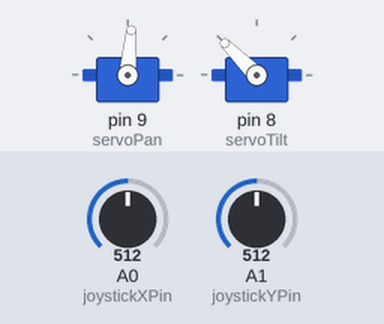
Bench run of a sketch on a simulated Arduino Uno, built with avr-gcc and run on an emulated ATmega328P. Parts: 2 × servo. The inputs (shaded band) are chosen by the test bench; at power-on: A0 (joystickXPin) = 512, A1 (joystickYPin) = 512.

Above: at 1.2 s.
1.3 s: A0 (joystickXPin) set to 716
At 2.2 s:
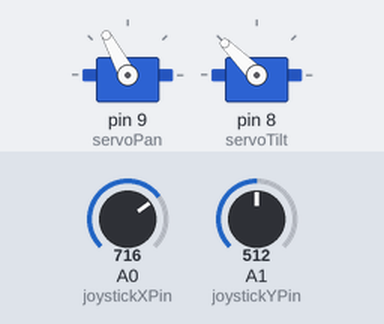
3.0 s: A1 (joystickYPin) set to 716
At 3.5 s:
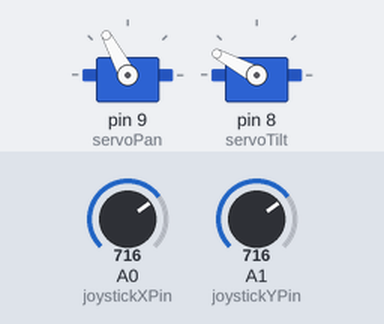
4.5 s: A0 (joystickXPin) set to 900
At 5.7 s:
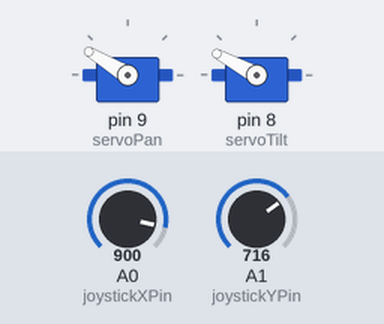
6.0 s: A1 (joystickYPin) set to 900
At 7.1 s:
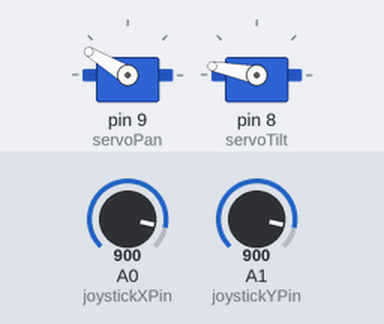
7.5 s: A0 (joystickXPin) set to 1023
At 8.4 s:
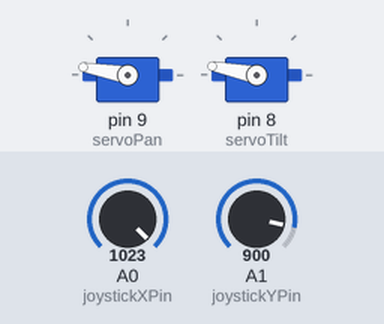
9.0 s: A1 (joystickYPin) set to 1023
At 9.6 s:
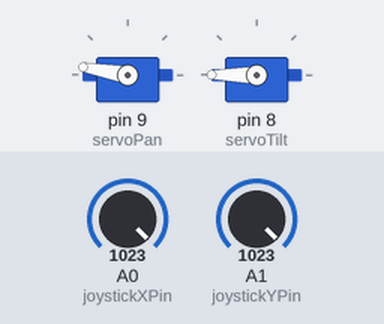
Timing chart, 0 to 11.5 s (numbered marks = the images above; inputs shaded):
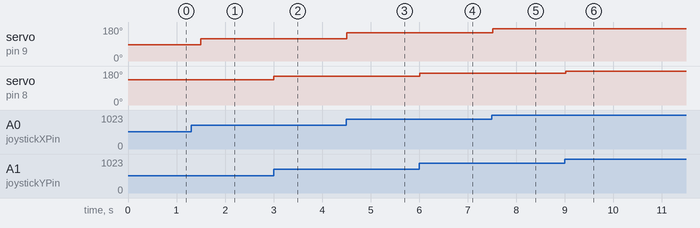

The sketch:

JoyStickControlledTiltPan.ino
```cpp
#include <Servo.h>

// instantiate servo pins
Servo servoPan;
Servo servoTilt;

// instantiate servo & joystrick positions for tracking purpose
int servoPanPosition = 0;
int servoTiltPosition = 0;

int joystickXPosition = 0;
int joystickYPosition = 0;

// instantiate the joystick pins
int joystickXPin = 0;
int joystickYPin = 1;

void setup() {

  // setup the servo pins
  servoPan.attach(9);
  servoTilt.attach(8);

}

void loop() {

  // Get the joystrick position
  joystickXPosition = analogRead(joystickXPin);
  joystickYPosition = analogRead(joystickYPin);

  // Map the joystick position to the servo position and than write it
  servoPanPosition = map(joystickXPosition, 0, 1023, 0, 170);
  servoTiltPosition = map(joystickYPosition, 0, 1023, 90, 180);
  servoPan.write(servoPanPosition);
  servoTilt.write(servoTiltPosition);

  delay(250);
}
```

Measured:
- after the input at 1.3 s, servo on pin 9 (servoPan): 85° → 118° after 0.20 s
- after the input at 3.0 s, servo on pin 8 (servoTilt): 135° → 152° at once
- after the input at 4.5 s, servo on pin 9 (servoPan): 118° → 149° at once
- after the input at 6.0 s, servo on pin 8 (servoTilt): 152° → 169° at once
- after the input at 7.5 s, servo on pin 9 (servoPan): 149° → 170° at once
- after the input at 9.0 s, servo on pin 8 (servoTilt): 169° → 180° at once
